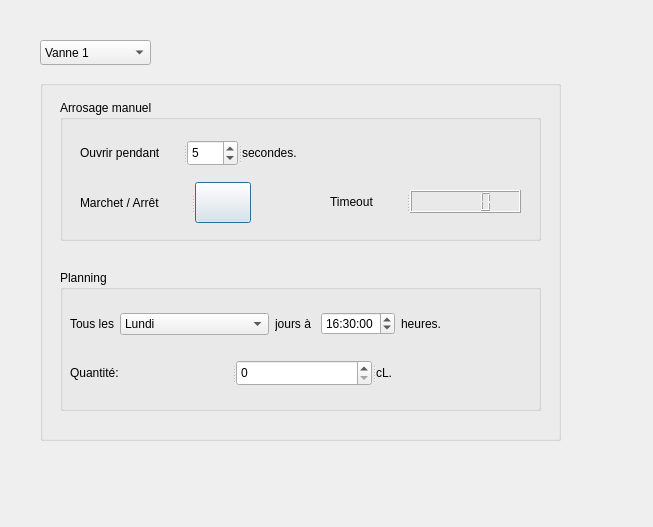
<?xml version="1.0" encoding="UTF-8"?>
<ui version="4.0">
 <class>MainWindow</class>
 <widget class="QMainWindow" name="MainWindow">
  <property name="enabled">
   <bool>true</bool>
  </property>
  <property name="geometry">
   <rect>
    <x>0</x>
    <y>0</y>
    <width>653</width>
    <height>527</height>
   </rect>
  </property>
  <property name="windowTitle">
   <string>MainWindow</string>
  </property>
  <widget class="QWidget" name="centralwidget">
   <widget class="QComboBox" name="comboBoxVanne">
    <property name="geometry">
     <rect>
      <x>40</x>
      <y>40</y>
      <width>111</width>
      <height>25</height>
     </rect>
    </property>
    <property name="editable">
     <bool>false</bool>
    </property>
    <item>
     <property name="text">
      <string>Vanne 1</string>
     </property>
    </item>
    <item>
     <property name="text">
      <string>Vanne 2</string>
     </property>
    </item>
    <item>
     <property name="text">
      <string>Vanne 3</string>
     </property>
    </item>
   </widget>
   <widget class="QGroupBox" name="groupBox">
    <property name="geometry">
     <rect>
      <x>40</x>
      <y>80</y>
      <width>521</width>
      <height>361</height>
     </rect>
    </property>
    <property name="title">
     <string/>
    </property>
    <widget class="QGroupBox" name="groupBox_3">
     <property name="geometry">
      <rect>
       <x>20</x>
       <y>20</y>
       <width>481</width>
       <height>141</height>
      </rect>
     </property>
     <property name="sizePolicy">
      <sizepolicy hsizetype="Maximum" vsizetype="Maximum">
       <horstretch>0</horstretch>
       <verstretch>0</verstretch>
      </sizepolicy>
     </property>
     <property name="title">
      <string>Arrosage manuel</string>
     </property>
     <widget class="QSplitter" name="splitter_3">
      <property name="geometry">
       <rect>
        <x>20</x>
        <y>40</y>
        <width>231</width>
        <height>26</height>
       </rect>
      </property>
      <property name="orientation">
       <enum>Qt::Horizontal</enum>
      </property>
      <widget class="QLabel" name="label_6">
       <property name="text">
        <string>Ouvrir pendant </string>
       </property>
      </widget>
      <widget class="QSpinBox" name="spinBoxManualSeconds">
       <property name="singleStep">
        <number>5</number>
       </property>
       <property name="value">
        <number>5</number>
       </property>
      </widget>
      <widget class="QLabel" name="label_7">
       <property name="text">
        <string>secondes.</string>
       </property>
      </widget>
     </widget>
     <widget class="QSplitter" name="splitter_5">
      <property name="geometry">
       <rect>
        <x>270</x>
        <y>90</y>
        <width>191</width>
        <height>23</height>
       </rect>
      </property>
      <property name="orientation">
       <enum>Qt::Horizontal</enum>
      </property>
      <widget class="QLabel" name="label_8">
       <property name="text">
        <string>Timeout</string>
       </property>
      </widget>
      <widget class="QLCDNumber" name="lcdNumberTimeout"/>
     </widget>
     <widget class="QSplitter" name="splitter_4">
      <property name="geometry">
       <rect>
        <x>20</x>
        <y>82</y>
        <width>171</width>
        <height>41</height>
       </rect>
      </property>
      <property name="orientation">
       <enum>Qt::Horizontal</enum>
      </property>
      <widget class="QLabel" name="label_9">
       <property name="text">
        <string>Marchet / Arrêt</string>
       </property>
      </widget>
      <widget class="QPushButton" name="pushButtonManualStart">
       <property name="sizePolicy">
        <sizepolicy hsizetype="Minimum" vsizetype="Expanding">
         <horstretch>0</horstretch>
         <verstretch>0</verstretch>
        </sizepolicy>
       </property>
       <property name="text">
        <string/>
       </property>
       <property name="icon">
        <iconset resource="../res/rc_resource.qrc">
         <normaloff>:/icons/start.jpg</normaloff>
         <normalon>:/icons/stop.jpg</normalon>:/icons/start.jpg</iconset>
       </property>
       <property name="iconSize">
        <size>
         <width>30</width>
         <height>30</height>
        </size>
       </property>
       <property name="checkable">
        <bool>true</bool>
       </property>
       <property name="checked">
        <bool>false</bool>
       </property>
       <property name="default">
        <bool>true</bool>
       </property>
      </widget>
     </widget>
    </widget>
    <widget class="QGroupBox" name="groupBox_4">
     <property name="geometry">
      <rect>
       <x>20</x>
       <y>190</y>
       <width>481</width>
       <height>141</height>
      </rect>
     </property>
     <property name="sizePolicy">
      <sizepolicy hsizetype="Maximum" vsizetype="Maximum">
       <horstretch>0</horstretch>
       <verstretch>0</verstretch>
      </sizepolicy>
     </property>
     <property name="title">
      <string>Planning</string>
     </property>
     <widget class="QSplitter" name="splitter_2">
      <property name="geometry">
       <rect>
        <x>10</x>
        <y>90</y>
        <width>359</width>
        <height>26</height>
       </rect>
      </property>
      <property name="orientation">
       <enum>Qt::Horizontal</enum>
      </property>
      <widget class="QLabel" name="labelQuantity">
       <property name="text">
        <string>Quantité:</string>
       </property>
      </widget>
      <widget class="QSpinBox" name="spinBoxQuantity"/>
      <widget class="QLabel" name="labelQuantityUnits">
       <property name="text">
        <string>cL.</string>
       </property>
      </widget>
     </widget>
     <widget class="QWidget" name="">
      <property name="geometry">
       <rect>
        <x>10</x>
        <y>40</y>
        <width>371</width>
        <height>28</height>
       </rect>
      </property>
      <layout class="QHBoxLayout" name="horizontalLayout">
       <item>
        <widget class="QLabel" name="label_3">
         <property name="text">
          <string>Tous les</string>
         </property>
        </widget>
       </item>
       <item>
        <widget class="QComboBox" name="comboBoxDays">
         <property name="sizePolicy">
          <sizepolicy hsizetype="MinimumExpanding" vsizetype="Fixed">
           <horstretch>0</horstretch>
           <verstretch>0</verstretch>
          </sizepolicy>
         </property>
         <property name="minimumSize">
          <size>
           <width>60</width>
           <height>0</height>
          </size>
         </property>
         <item>
          <property name="text">
           <string>Lundi</string>
          </property>
         </item>
         <item>
          <property name="text">
           <string>Mardi</string>
          </property>
         </item>
         <item>
          <property name="text">
           <string>Mercredi</string>
          </property>
         </item>
         <item>
          <property name="text">
           <string>Jeudi</string>
          </property>
         </item>
         <item>
          <property name="text">
           <string>Vendredi</string>
          </property>
         </item>
         <item>
          <property name="text">
           <string>Samedi</string>
          </property>
         </item>
         <item>
          <property name="text">
           <string>Dimanche</string>
          </property>
         </item>
        </widget>
       </item>
       <item>
        <widget class="QLabel" name="label">
         <property name="text">
          <string>jours à </string>
         </property>
        </widget>
       </item>
       <item>
        <widget class="QTimeEdit" name="timeEditPlanningTime">
         <property name="dateTime">
          <datetime>
           <hour>16</hour>
           <minute>30</minute>
           <second>0</second>
           <year>2000</year>
           <month>1</month>
           <day>1</day>
          </datetime>
         </property>
         <property name="time">
          <time>
           <hour>16</hour>
           <minute>30</minute>
           <second>0</second>
          </time>
         </property>
        </widget>
       </item>
       <item>
        <widget class="QLabel" name="label_2">
         <property name="text">
          <string>heures.</string>
         </property>
        </widget>
       </item>
      </layout>
     </widget>
    </widget>
   </widget>
  </widget>
 </widget>
 <resources>
  <include location="../res/rc_resource.qrc"/>
 </resources>
 <connections/>
</ui>
